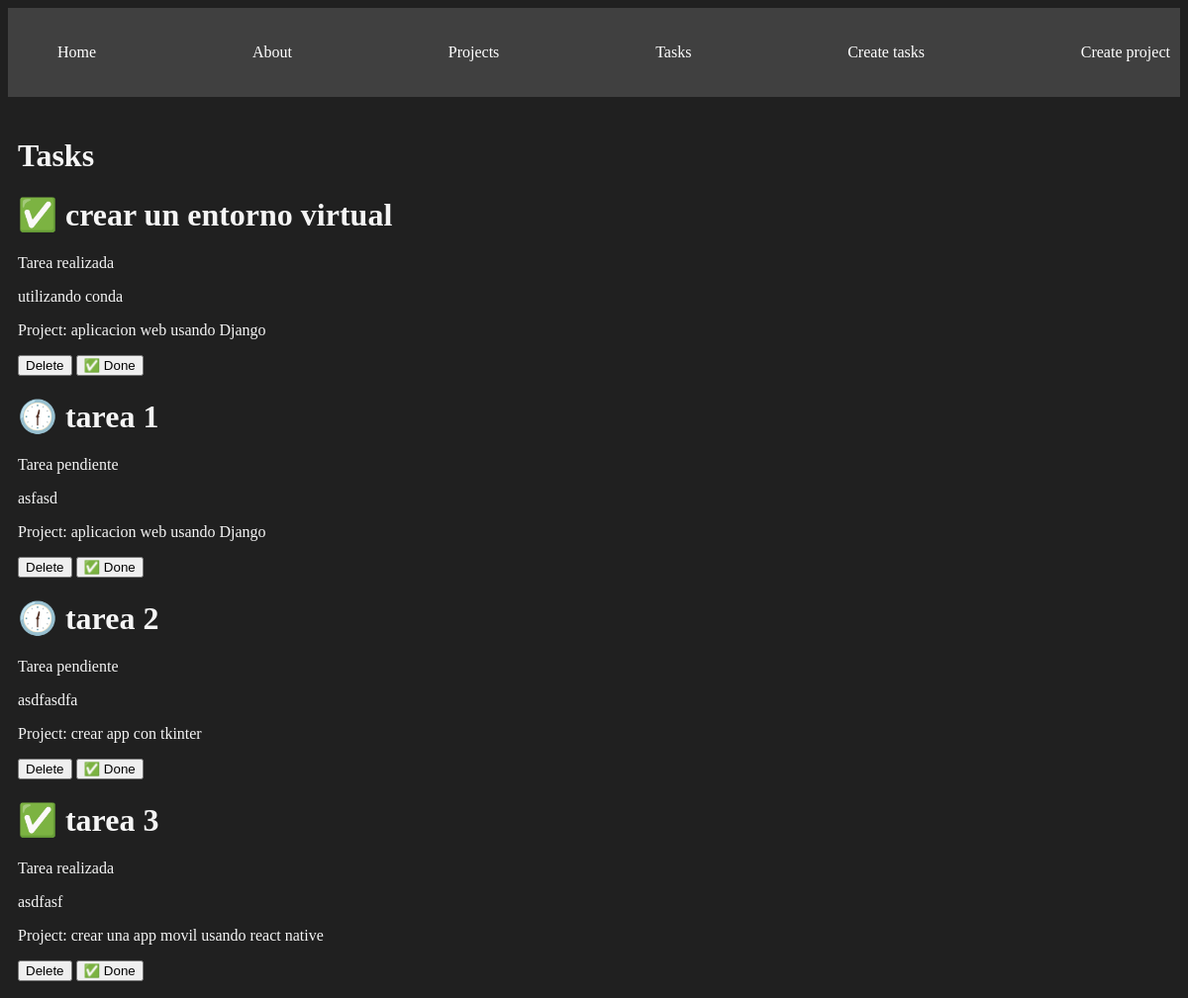
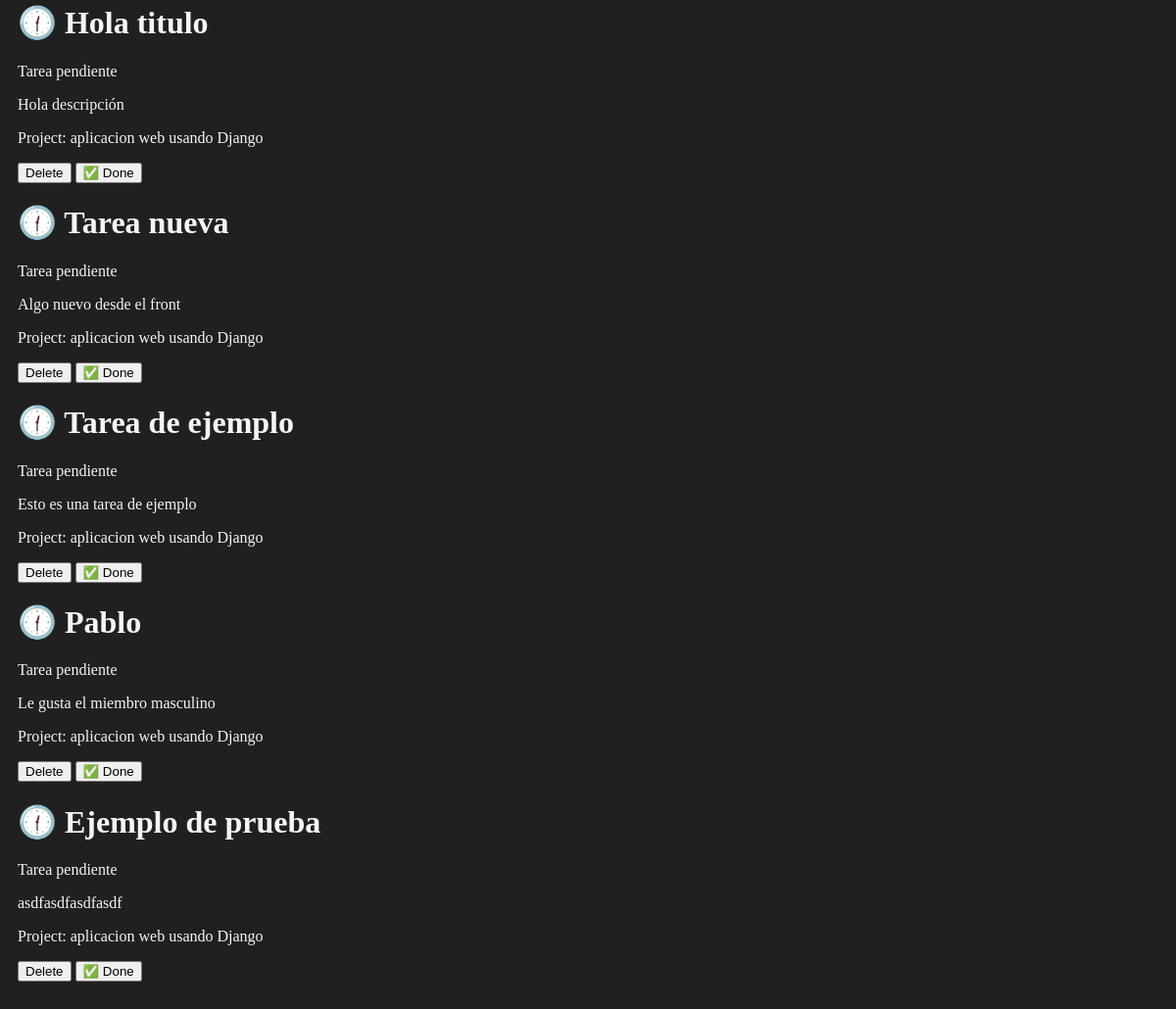
/tasks/, run on the app's committed database (2 pictures, top to bottom).
### myapp/models.py (models this page shows, shortened)
class Task(models.Model):
    title = models.CharField(max_length=200) # Charfiel para textos no tan largos
    description = models.TextField() # TextField para textos largos
    project = models.ForeignKey(Project, on_delete=models.CASCADE) # El on_delete=models.CASCADE es para que se elimine todo lo que tenga relación al proyecto, si se elimina el proyecto
    done = models.BooleanField(default=False)

class Project(models.Model):
    name = models.CharField(max_length=200)

### myapp/views.py (the view)
# urls.py: path("tasks/", views.tasks, name="tasks"),
def tasks(request):
    tasks = Task.objects.all()
    return render(request, "tasks/tasks.html", {
        "tasks": tasks
    })

### myapp/templates/tasks/tasks.html
{% extends "layouts/base.html" %}
{% block content %}
<h1>Tasks</h1>
{% for task in tasks %}
<div>
    <h1>{% if task.done == False %} 🕧 {% else %} ✅ {% endif %} {{task.title}}</h1>
    {% if task.done == False %}
    <p>Tarea pendiente</p>
    {% else%}
    <p>Tarea realizada</p>
    {% endif %}
    <p>{{task.description}}</p>
    <p>Project: {{task.project.name}}</p>
    <button>
        Delete
    </button>
    <button>
        ✅ Done
    </button>
</div>
{% endfor %}
{% endblock %}

### myapp/templates/layouts/base.html (shortened to what this page needs)
{% load static %}
<!DOCTYPE html>
<html lang="en">
<head>
    <link rel="stylesheet" href="{% static 'styles/main.css' %}">
</head>
<body>
    <nav class="navbar container">
        <ul>
            <li>
                <a href="{% url 'index' %}">Home</a>
            </li>
            <li>
                <a href="{% url 'about' %}">About</a>
            </li>
            <li>
                <a href="{% url 'projects' %}">Projects</a>
            </li>
            <li>
                <a href="{% url 'tasks' %}">Tasks</a>
            </li>
            <li>
                <a href="{% url 'create_task' %}">Create tasks</a>
            </li>
            <li>
                <a href="{% url 'create_project' %}">Create project</a>
            </li>
        </ul>
    </nav>
    <main class="container">
        {% block content %}
        {% endblock %}
    </main>
</body>
</html>

### myapp/static/styles/main.css (style rules this page uses)
body { background: #202020; color: whitesmoke; }
.navbar { background: #404040; padding: 5px 0; }
.navbar ul { display: flex; justify-content: space-between; }
.navbar ul li { list-style: none; }
.navbar ul li a { color: white; text-decoration: none; }
.container { max-width: 1200px; margin: auto; padding: 20px 10px; }

### data on the page
Task: title "crear un entorno virtual", done "Tarea realizada", description "utilizando conda", project.name "aplicacion web usando Django"
Task: title "tarea 1", done "Tarea pendiente", description "asfasd", project.name "aplicacion web usando Django"
Task: title "tarea 2", done "Tarea pendiente", description "asdfasdfa", project.name "crear app con tkinter"
Task: title "tarea 3", done "Tarea realizada", description "asdfasf", project.name "crear una app movil usando react native"
Task: title "Hola titulo", done "Tarea pendiente", description "Hola descripción", project.name "aplicacion web usando Django"
Task: title "Tarea nueva", done "Tarea pendiente", description "Algo nuevo desde el front", project.name "aplicacion web usando Django"
Task: title "Tarea de ejemplo", done "Tarea pendiente", description "Esto es una tarea de ejemplo", project.name "aplicacion web usando Django"
Task: title "Pablo", done "Tarea pendiente", description "Le gusta el miembro masculino", project.name "aplicacion web usando Django"
Task: title "Ejemplo de prueba", done "Tarea pendiente", description "asdfasdfasdfasdf", project.name "aplicacion web usando Django"
